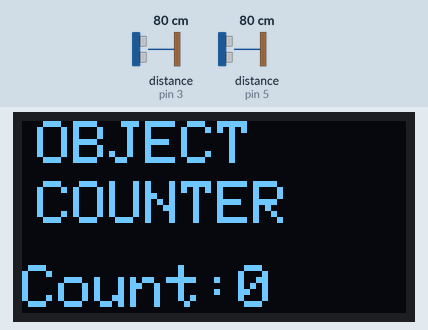
Bench run of a sketch on a simulated Arduino Uno, built with avr-gcc and run on an emulated ATmega328P. On the bench: 128×64 one-colour display. Wiring (inferred from the names in the program): 2 × ultrasonic range finder: trigger pin 2, echo pin 3 / trigger pin 4, echo pin 5. The inputs (shaded band) are chosen by the test bench; at power-on: distance to the obstacle (sensors on pin 3, pin 5) 80 cm. The echo pulse lasts 58.3 µs per cm; what the sketch prints to the serial monitor is not drawn.

Above: at 1.2 s.
1.3 s: distance to the obstacle (sensor on pin 3) set to 9 cm
4.3 s: distance to the obstacle (sensor on pin 5) set to 35 cm
7.3 s: distance to the obstacle (sensor on pin 3) set to 2 cm
10.3 s: distance to the obstacle (sensor on pin 5) set to 10 cm
11.8 s: distance to the obstacle (sensor on pin 5) set to 7 cm
At 12.9 s:
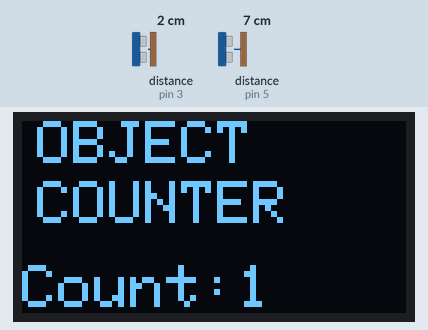
Timing chart, 0 to 14.3 s (numbered marks = the images above; inputs shaded):
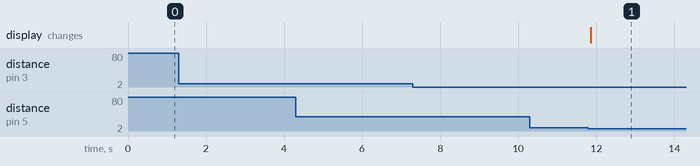

Measured:
- the behaviour switches between 9 and 8 cm on distance to the obstacle (sensor on pin 5) (found by bisection; images 0 and 1)
- after the input at 1.3 s, every drawn part: stays the same
- after the input at 4.3 s, every drawn part: stays the same
- after the input at 7.3 s, every drawn part: stays the same
- after the input at 10.3 s, every drawn part: stays the same
- after the input at 11.8 s, the display: changes after 0.05 s (image 1)

The sketch:

ObjectCounterSystem.ino
```cpp
#include <Wire.h>
#include <Adafruit_GFX.h>
#include <Adafruit_SSD1306.h>

#define SCREEN_WIDTH 128
#define SCREEN_HEIGHT 64

Adafruit_SSD1306 display(SCREEN_WIDTH, SCREEN_HEIGHT, &Wire, -1);

// Ultrasonic Sensor 1
#define TRIG1 2
#define ECHO1 3

// Ultrasonic Sensor 2
#define TRIG2 4
#define ECHO2 5

int count = 0;

// State Machine
// 0 = Waiting
// 1 = Sensor1 Triggered (Entry)
// 2 = Sensor2 Triggered (Exit)
// 3 = Wait until both sensors are free
int state = 0;

// ---------------- Distance Function ----------------
long distance(int trig, int echo) {

  digitalWrite(trig, LOW);
  delayMicroseconds(2);

  digitalWrite(trig, HIGH);
  delayMicroseconds(10);

  digitalWrite(trig, LOW);

  long duration = pulseIn(echo, HIGH);

  return duration * 0.034 / 2;
}

// ---------------- OLED Display ----------------
void oledDisplay() {

  display.clearDisplay();

  display.setTextColor(SSD1306_WHITE);

  display.setTextSize(2);
  display.setCursor(5,0);
  display.println("OBJECT");

  display.setCursor(5,20);
  display.println("COUNTER");

  display.setTextSize(2);
  display.setCursor(0,48);
  display.print("Count:");
  display.print(count);

  display.display();
}

// ---------------- Setup ----------------
void setup() {

  pinMode(TRIG1, OUTPUT);
  pinMode(ECHO1, INPUT);

  pinMode(TRIG2, OUTPUT);
  pinMode(ECHO2, INPUT);

  Serial.begin(9600);

  if(!display.begin(SSD1306_SWITCHCAPVCC,0x3C)){
    while(true);
  }

  display.clearDisplay();
  oledDisplay();
}

// ---------------- Main Loop ----------------
void loop() {

  long d1 = distance(TRIG1, ECHO1);
  long d2 = distance(TRIG2, ECHO2);

  // -------- Serial Monitor --------
  Serial.print("Sensor1: ");
  Serial.print(d1);
  Serial.print(" cm   ");

  Serial.print("Sensor2: ");
  Serial.print(d2);
  Serial.println(" cm");

  switch(state){

    // Waiting
    case 0:

      if(d1 < 8){
        state = 1;
      }

      else if(d2 < 8){
        state = 2;
      }

      break;

    // Entry
    case 1:

      if(d2 < 8){

        count++;

        oledDisplay();

        Serial.println(">>> Object Entered");
        Serial.print("Current Count = ");
        Serial.println(count);

        state = 3;
      }

      break;

    // Exit
    case 2:

      if(d1 < 8){

        if(count > 0)
          count--;

        oledDisplay();

        Serial.println("<<< Object Exited");
        Serial.print("Current Count = ");
        Serial.println(count);

        state = 3;
      }

      break;

    // Wait until object leaves both sensors
    case 3:

      if(d1 > 15 && d2 > 15){

        state = 0;
      }

      break;
  }

  delay(100);
}
```
